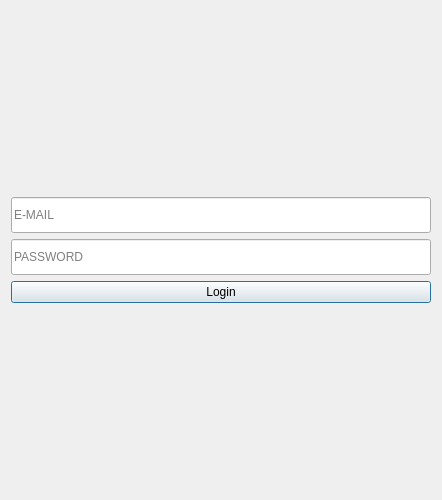
<?xml version="1.0" encoding="UTF-8"?>
<ui version="4.0">
 <class>Login</class>
 <widget class="QDialog" name="Login">
  <property name="geometry">
   <rect>
    <x>0</x>
    <y>0</y>
    <width>442</width>
    <height>500</height>
   </rect>
  </property>
  <property name="minimumSize">
   <size>
    <width>400</width>
    <height>500</height>
   </size>
  </property>
  <property name="windowTitle">
   <string>Dialog</string>
  </property>
  <layout class="QVBoxLayout" name="verticalLayout_2">
   <item>
    <layout class="QVBoxLayout" name="verticalLayout">
     <item>
      <widget class="QLineEdit" name="email_line">
       <property name="styleSheet">
        <string notr="true">min-height:30px;</string>
       </property>
       <property name="text">
        <string/>
       </property>
       <property name="placeholderText">
        <string>E-MAIL</string>
       </property>
      </widget>
     </item>
     <item>
      <widget class="QLineEdit" name="password_line">
       <property name="styleSheet">
        <string notr="true">min-height:30px;</string>
       </property>
       <property name="placeholderText">
        <string>PASSWORD</string>
       </property>
      </widget>
     </item>
     <item>
      <widget class="QPushButton" name="login_button">
       <property name="text">
        <string>Login</string>
       </property>
      </widget>
     </item>
    </layout>
   </item>
  </layout>
 </widget>
 <resources/>
 <connections/>
</ui>
